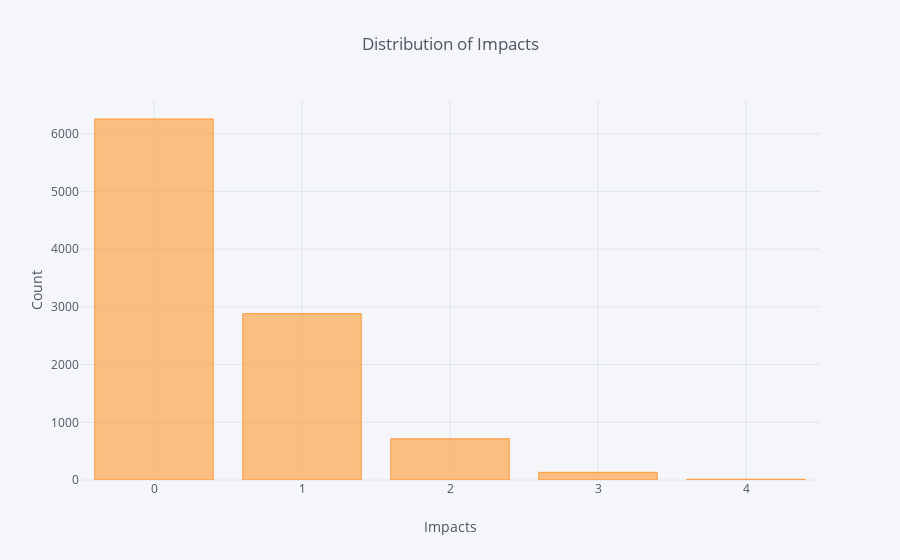

Source (notebook cell):
### Markdown cell above
The best way to visualize the results is with a histogram showing the number of impacts in each simluation.

### Code cell
pd.DataFrame(impacts)[0].value_counts().iplot(kind='bar', 
                                               xTitle='Impacts', yTitle='Count',
                                              title='Distribution of Impacts')

### Figure 1 — Plotly figure (JSON) as saved in the notebook; plotly's stock layout.template omitted (floating-point values rounded to 4 significant figures)
{"data": [{"marker": {"color": "rgba(255, 153, 51, 0.6)", "line": {"color": "rgba(255, 153, 51, 1.0)", "width": 1}}, "name": "0", "orientation": "v", "text": "", "type": "bar", "uid": "42e50fdc-9c6b-4936-8f68-d4474a94392b", "x": [0, 1, 2, 3, 4], "y": [6256, 2883, 715, 133, 13]}], "layout": {"legend": {"bgcolor": "#F5F6F9", "font": {"color": "#4D5663"}}, "paper_bgcolor": "#F5F6F9", "plot_bgcolor": "#F5F6F9", "title": {"font": {"color": "#4D5663"}, "text": "Distribution of Impacts"}, "xaxis": {"gridcolor": "#E1E5ED", "showgrid": true, "tickfont": {"color": "#4D5663"}, "title": {"font": {"color": "#4D5663"}, "text": "Impacts"}, "zerolinecolor": "#E1E5ED"}, "yaxis": {"gridcolor": "#E1E5ED", "showgrid": true, "tickfont": {"color": "#4D5663"}, "title": {"font": {"color": "#4D5663"}, "text": "Count"}, "zerolinecolor": "#E1E5ED"}}}
